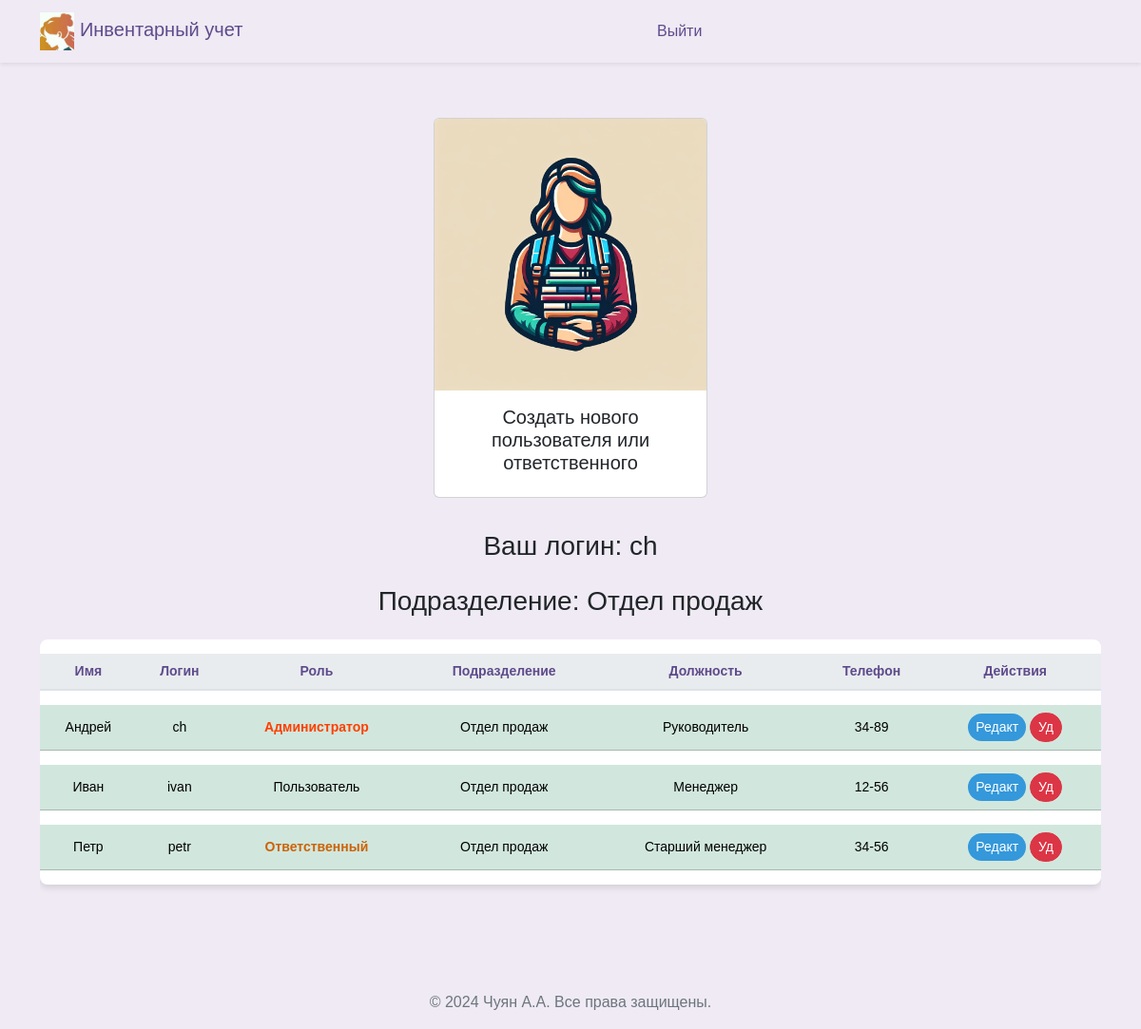
Before: /workers_admin (signed in) with the older database file.
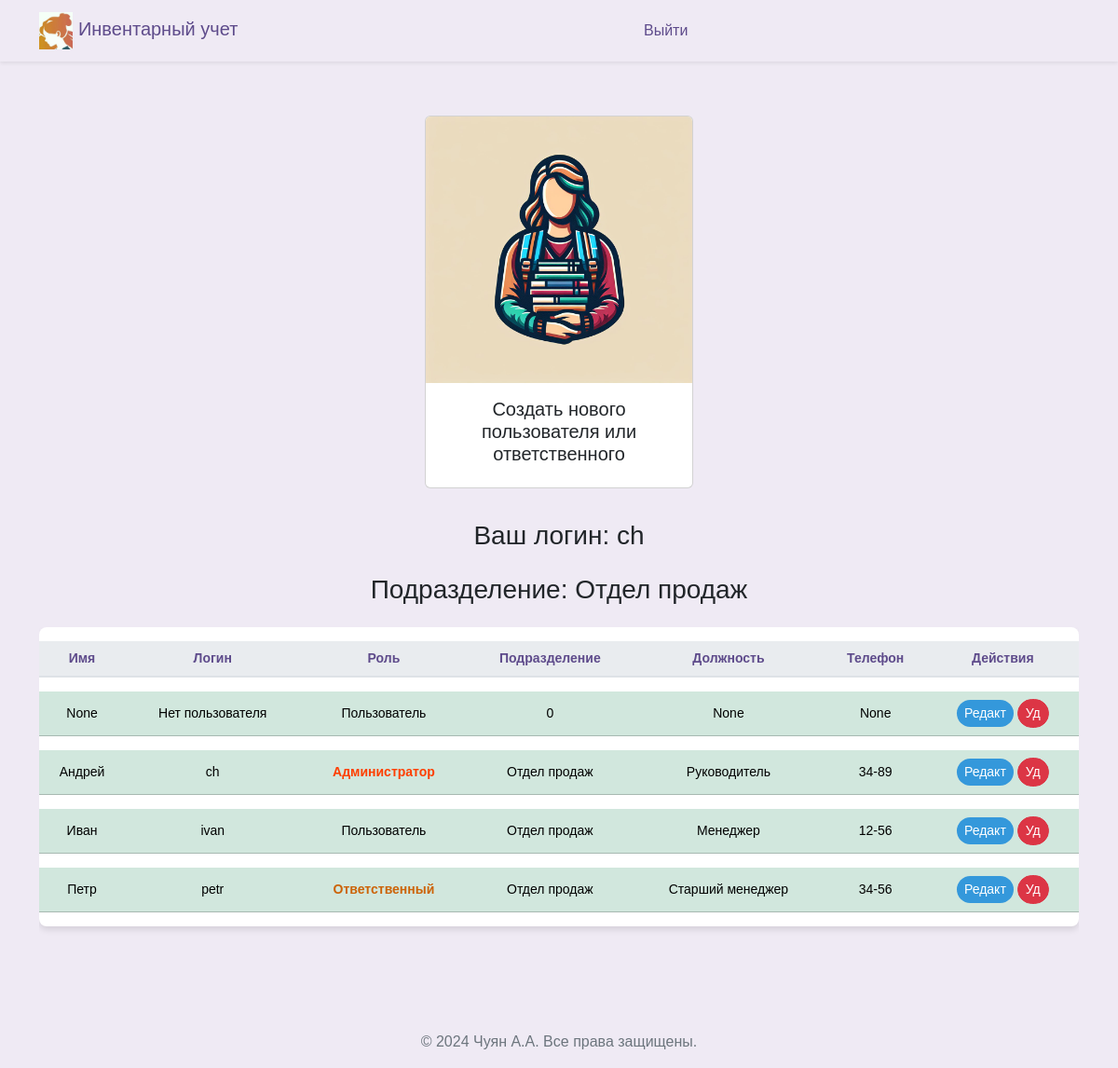
After: the same page with the newer database file.
### src/database/models.py (models this page shows, shortened)
class Worker(Base):
    __tablename__ = "worker"
    id = Column(Integer, primary_key=True)
    role = Column(Enum(Role), default=Role.guest)
    fio = Column(String)
    name = Column(String, unique=True)
    password = Column(String)
    department = Column(String)
    position = Column(String)
    description = Column(String, default=None)
    conn_worker_arm = relationship(
        "Arm", back_populates="conn_arm_worker"
    )

### src/frontend/router.py (the view)
@router.get("/workers")
async def get_workers(
    request: Request,
    worker: Worker = Depends(get_worker_or_redirect),
    session: AsyncSession = Depends(get_session),
):
    data = await CRUDWorker.get_all_worker_sorted(session)
    return templates.TemplateResponse(
        "workers/index.html",
        {"request": request, "worker": worker, "data": data},
    )

### src/frontend/template/workers_admin/index.html (shortened to what this page needs)
{% extends "base/base.html" %}
{% block content %}
<head>
</head>
<div class="d-flex justify-content-center align-items-center">
  <a class="nav-link" href="#" data-bs-toggle="modal" data-bs-target="#modal_create" bs-department="{{worker.department}}">
    <div class="card" style="width: 18rem; margin: 10px;">
      <img src="../frontend/assets/img/workers.jpg" class="card-img-top" alt="...">
      <div class="card-body">
        <h5 class="card-title" style="text-align: center;">Создать нового пользователя или ответственного</h5>
      </div>
    </div>
  </a>
</div>
<div class="row ">
  <div class="col-12">
    <h3 class="mb-4" style="margin-bottom: 60px; text-align: center;">Ваш логин: {{ worker.name }}</h3>
    <h3 class="mb-4" style="margin-bottom: 60px; text-align: center;">Подразделение: {{ worker.department }}</h3>
    <div class="table-responsive">
      <table class="table table-hover table-shadow table-rounded ">
        <thead>
          <tr>
            <th scope="col" >Имя</th>
            <th scope="col" >Логин</th>
            <th scope="col" >Роль</th>
            <th scope="col" >Подразделение</th>
            <th scope="col" >Должность</th>
            <th scope="col" >Телефон</th>
            <th scope="col" >Действия</th>
          </tr>
        </thead>
        <tbody class="text-center">
          {% for worker_tuple in data %}
            {% set workers = worker_tuple %}
                <tr class="table-success " >
                  <td>{{ workers.fio }}</td>
                  <td>{{ workers.name }}</td>
                  <td>{% if workers.role.name == 'user' %}<span class="orange-bold-text">Ответственный</span>{% elif workers.role.name == 'admin' %}<span class="red-bold-text">Администратор</span> {% else %}Пользователь{% endif %}</td>
                  <td>{{ workers.department }}</td>
                  <td>{{ workers.position }}</td>
                  <td>{{ workers.description }}</td>
                  <td>
                    <button type="button" class="btn btn-primary btn-sm" style="background-color: #3498db; color: white;"
                      data-bs-toggle="modal"
                      data-bs-target="#modal_update"
                      data-bs1="{{workers.fio}}"
                      data-bs2="{{workers.name}}"
                      data-bs3="{{workers.position}}"
                      data-bs4="{{workers.description}}"
                      data-bs5= "{{workers.id}}"
                      data-bs6= "{{workers.department}}"
                      data-bs7= "{{workers.role.name}}">
                      Редакт
                    </button>
                    <button type="button" class="btn btn-danger btn-sm" style="color: white;"
                      onclick="deleteWorker('{{ workers.id }}')">
                      Уд
                    </button>
                  </td>
                </tr>
          {% endfor %}
        </tbody>
      </table>
    </div>
  </div>
</div>
{% endblock %}

### src/frontend/template/base/base.html (shortened to what this page needs)
<!DOCTYPE html>
<html lang="ru">
<head>{% include 'base/head.html' %}</head>
<body>
  {% include 'base/nav.html' %}
  <div class="container my-5">
    {% block content %}{% endblock %}
  </div>
  {% include 'base/footer.html' %}
</body>
</html>

### src/frontend/template/base/head.html (shortened to what this page needs)
<head>
  <link rel="stylesheet" href="/frontend/assets/css/bootstrap.min.css">
  <link href="/frontend/assets/css/select2.min.css" rel="stylesheet" />
  <link rel="stylesheet" href="/frontend/assets/css/base.css">
</head>

### src/frontend/template/base/nav.html
<nav class="navbar navbar-expand-lg navbar-light shadow-sm">
    <div class="container">
      <a class="navbar-brand" href="/">
        <img src="/frontend/assets/img/logo_min.jpg" alt="Педагог Logo" id="brand-logo" style="max-height: 40px;"> Инвентарный учет
      </a>
      <div class="collapse navbar-collapse" id="navbarNav">
        {% if user %}
        <ul class="navbar-nav mx-auto">
          {% if worker.role == 'admin' %}
          <li class="nav-item {% if request_path == '/worker' %}active{% endif %}">
            <a class="nav-link" href="/worker">Кабинет администратора</a>
          </li>
          {% endif %}
          {% if worker.role == 'user' %}
          <li class="nav-item {% if request_path == '/prepod' %}active{% endif %}">
            <a class="nav-link" href="/prepod">Кабинет ответсвтенного за учет</a>
          </li>
          {% endif %}
        </ul>
        {% else %}
        <ul class="navbar-nav mx-auto ml-md-auto">
          <li class="nav-item {% if request_path == '/auth' %}active{% endif %}">
            <a class="nav-link" href="/logout">Выйти</a>
          </li>
        </ul>
        {% endif %}
      </div>
    </div>
</nav>

### src/frontend/template/base/footer.html
﻿<footer style="text-align: center;">
  <p>&copy; 2024 Чуян А.А. Все права защищены.</p>
</footer>

### src/frontend/assets/css/base.css (style rules this page uses)
body { margin: 0; font-family: 'Nunito Sans', Arial, sans-serif; background-color: #efeaf4; }
.navbar { background-color: rgb(255, 255, 255), 255, 255); box-shadow: 0 4px 6px rgba(0, 0, 0, 0.1); }
.navbar-brand, .nav-link { color: #5e4b8b !important; }
.nav-link { margin: 0 10px; border-radius: 20px; transition: background-color 0.3s, color 0.3s; }
p { color: #6c757d; }
.table { background-color: #ffffff; color: #5e4b8b; border-collapse: separate; border-spacing: 0 15px; }
.table th, .table td { border-top: none !important; vertical-align: middle; }
.table thead th { background-color: #e9ecef; color: #5e4b8b; border-bottom: 2px solid #dee2e6; }
.table .btn, .table a { color: #7e57c2; transition: color 0.3s; }
.table td { padding: .5rem; }
.table-rounded { border-radius: .5rem; overflow: hidden; }
.table-shadow { box-shadow: 0 4px 6px rgba(0, 0, 0, 0.1); }
.btn { border-radius: 20px; }
.btn-primary { background-color: #8e44b0; border: none; color: #ffffff; transition: background-color 0.3s, color 0.3s, box-shadow 0.3s; }

### src/frontend/template/workers_admin/index.html (style rules this page uses)
table { font-family: Arial, sans-serif; }
td { font-size: 14px; }
th { text-align: center; font-size: 14px; }
.orange-bold-text { color: rgb(204, 99, 7); font-weight: bold; }
.red-bold-text { color: rgb(254, 63, 0); font-weight: bold; }

Changed rows visible on the page:
added Worker: fio "None", name "Нет пользователя", role "Пользователь", department "0", position "None", description "None"
